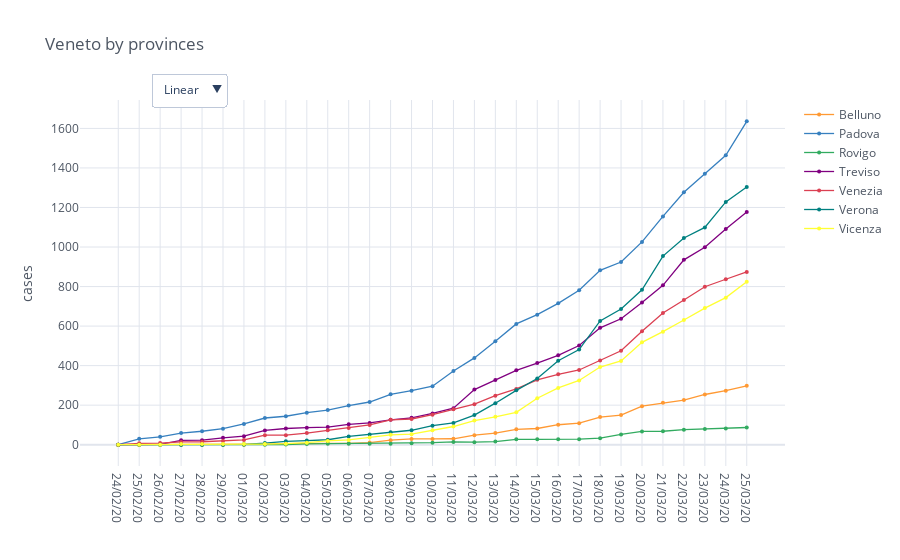

The notebook cell this image was saved under:
### Code cell
provinces_of_region = io.italy_get_list_of_provinces_for_region('Veneto')
provinces = io.italy_load_provinces(provinces_of_region)

intensive = io.italy_provinces_filter_by_category(provinces, category)

mpl.iplot_comparative_plot(intensive, title='Veneto by provinces')

### Figure 1 — Plotly figure (JSON) as saved in the notebook; plotly's stock layout.template omitted (floating-point values rounded to 4 significant figures)
{"data": [{"line": {"color": "rgba(255, 153, 51, 1.0)", "dash": "solid", "shape": "linear", "width": 1.3}, "marker": {"size": 4, "symbol": "circle"}, "mode": "lines+markers", "name": "Belluno", "text": "", "type": "scatter", "x": ["24/02/20", "25/02/20", "26/02/20", "27/02/20", "28/02/20", "29/02/20", "01/03/20", "02/03/20", "03/03/20", "04/03/20", "05/03/20", "06/03/20", "07/03/20", "08/03/20", "09/03/20", "10/03/20", "11/03/20", "12/03/20", "13/03/20", "14/03/20", "15/03/20", "16/03/20", "17/03/20", "18/03/20", "19/03/20", "20/03/20", "21/03/20", "22/03/20", "23/03/20", "24/03/20", "25/03/20"], "y": [0, 0, 0, 0, 0, 0, 0, 3, 5, 7, 7, 7, 11, 23, 29, 29, 30, 48, 59, 78, 82, 101, 109, 140, 150, 195, 212, 226, 254, 273, 298]}, {"line": {"color": "rgba(55, 128, 191, 1.0)", "dash": "solid", "shape": "linear", "width": 1.3}, "marker": {"size": 4, "symbol": "circle"}, "mode": "lines+markers", "name": "Padova", "text": "", "type": "scatter", "x": ["24/02/20", "25/02/20", "26/02/20", "27/02/20", "28/02/20", "29/02/20", "01/03/20", "02/03/20", "03/03/20", "04/03/20", "05/03/20", "06/03/20", "07/03/20", "08/03/20", "09/03/20", "10/03/20", "11/03/20", "12/03/20", "13/03/20", "14/03/20", "15/03/20", "16/03/20", "17/03/20", "18/03/20", "19/03/20", "20/03/20", "21/03/20", "22/03/20", "23/03/20", "24/03/20", "25/03/20"], "y": [0, 30, 40, 59, 68, 81, 105, 135, 144, 162, 175, 198, 216, 255, 273, 296, 373, 439, 523, 611, 658, 715, 781, 882, 924, 1026, 1155, 1277, 1371, 1464, 1636]}, {"line": {"color": "rgba(50, 171, 96, 1.0)", "dash": "solid", "shape": "linear", "width": 1.3}, "marker": {"size": 4, "symbol": "circle"}, "mode": "lines+markers", "name": "Rovigo", "text": "", "type": "scatter", "x": ["24/02/20", "25/02/20", "26/02/20", "27/02/20", "28/02/20", "29/02/20", "01/03/20", "02/03/20", "03/03/20", "04/03/20", "05/03/20", "06/03/20", "07/03/20", "08/03/20", "09/03/20", "10/03/20", "11/03/20", "12/03/20", "13/03/20", "14/03/20", "15/03/20", "16/03/20", "17/03/20", "18/03/20", "19/03/20", "20/03/20", "21/03/20", "22/03/20", "23/03/20", "24/03/20", "25/03/20"], "y": [0, 0, 0, 0, 0, 0, 0, 0, 1, 4, 5, 5, 5, 5, 7, 10, 14, 13, 16, 27, 27, 27, 28, 33, 52, 67, 68, 76, 80, 82, 87]}, {"line": {"color": "rgba(128, 0, 128, 1.0)", "dash": "solid", "shape": "linear", "width": 1.3}, "marker": {"size": 4, "symbol": "circle"}, "mode": "lines+markers", "name": "Treviso", "text": "", "type": "scatter", "x": ["24/02/20", "25/02/20", "26/02/20", "27/02/20", "28/02/20", "29/02/20", "01/03/20", "02/03/20", "03/03/20", "04/03/20", "05/03/20", "06/03/20", "07/03/20", "08/03/20", "09/03/20", "10/03/20", "11/03/20", "12/03/20", "13/03/20", "14/03/20", "15/03/20", "16/03/20", "17/03/20", "18/03/20", "19/03/20", "20/03/20", "21/03/20", "22/03/20", "23/03/20", "24/03/20", "25/03/20"], "y": [0, 1, 2, 22, 23, 35, 43, 72, 82, 86, 89, 103, 110, 126, 136, 158, 185, 279, 327, 376, 413, 452, 502, 591, 637, 719, 806, 935, 999, 1091, 1177]}, {"line": {"color": "rgba(219, 64, 82, 1.0)", "dash": "solid", "shape": "linear", "width": 1.3}, "marker": {"size": 4, "symbol": "circle"}, "mode": "lines+markers", "name": "Venezia", "text": "", "type": "scatter", "x": ["24/02/20", "25/02/20", "26/02/20", "27/02/20", "28/02/20", "29/02/20", "01/03/20", "02/03/20", "03/03/20", "04/03/20", "05/03/20", "06/03/20", "07/03/20", "08/03/20", "09/03/20", "10/03/20", "11/03/20", "12/03/20", "13/03/20", "14/03/20", "15/03/20", "16/03/20", "17/03/20", "18/03/20", "19/03/20", "20/03/20", "21/03/20", "22/03/20", "23/03/20", "24/03/20", "25/03/20"], "y": [0, 7, 8, 14, 15, 19, 24, 48, 48, 59, 73, 85, 100, 126, 130, 152, 179, 205, 248, 282, 328, 356, 378, 426, 475, 574, 666, 732, 799, 837, 874]}, {"line": {"color": "rgba(0, 128, 128, 1.0)", "dash": "solid", "shape": "linear", "width": 1.3}, "marker": {"size": 4, "symbol": "circle"}, "mode": "lines+markers", "name": "Verona", "text": "", "type": "scatter", "x": ["24/02/20", "25/02/20", "26/02/20", "27/02/20", "28/02/20", "29/02/20", "01/03/20", "02/03/20", "03/03/20", "04/03/20", "05/03/20", "06/03/20", "07/03/20", "08/03/20", "09/03/20", "10/03/20", "11/03/20", "12/03/20", "13/03/20", "14/03/20", "15/03/20", "16/03/20", "17/03/20", "18/03/20", "19/03/20", "20/03/20", "21/03/20", "22/03/20", "23/03/20", "24/03/20", "25/03/20"], "y": [0, 0, 0, 0, 0, 0, 2, 8, 17, 21, 25, 42, 52, 63, 73, 96, 110, 150, 210, 275, 335, 425, 481, 626, 686, 784, 954, 1046, 1099, 1228, 1304]}, {"line": {"color": "rgba(255, 255, 51, 1.0)", "dash": "solid", "shape": "linear", "width": 1.3}, "marker": {"size": 4, "symbol": "circle"}, "mode": "lines+markers", "name": "Vicenza", "text": "", "type": "scatter", "x": ["24/02/20", "25/02/20", "26/02/20", "27/02/20", "28/02/20", "29/02/20", "01/03/20", "02/03/20", "03/03/20", "04/03/20", "05/03/20", "06/03/20", "07/03/20", "08/03/20", "09/03/20", "10/03/20", "11/03/20", "12/03/20", "13/03/20", "14/03/20", "15/03/20", "16/03/20", "17/03/20", "18/03/20", "19/03/20", "20/03/20", "21/03/20", "22/03/20", "23/03/20", "24/03/20", "25/03/20"], "y": [0, 0, 0, 3, 3, 3, 3, 3, 5, 10, 19, 24, 37, 50, 53, 73, 92, 122, 141, 164, 235, 287, 325, 393, 424, 518, 572, 631, 691, 744, 824]}], "layout": {"legend": {"bgcolor": "#FFFFFF", "font": {"color": "#4D5663"}}, "paper_bgcolor": "#FFFFFF", "plot_bgcolor": "#FFFFFF", "title": {"font": {"color": "#4D5663"}, "text": "Veneto by provinces"}, "updatemenus": [{"buttons": [{"args": [{"yaxis.type": "linear"}], "label": "Linear", "method": "relayout"}, {"args": [{"yaxis.type": "log"}], "label": "Log", "method": "relayout"}], "direction": "down", "pad": {"r": 10, "t": 10}, "showactive": true, "x": 0.1, "xanchor": "left", "y": 1.1, "yanchor": "top"}], "xaxis": {"gridcolor": "#E1E5ED", "showgrid": true, "tickfont": {"color": "#4D5663"}, "title": {"font": {"color": "#4D5663"}, "text": ""}, "zerolinecolor": "#E1E5ED"}, "yaxis": {"gridcolor": "#E1E5ED", "showgrid": true, "tickfont": {"color": "#4D5663"}, "title": {"font": {"color": "#4D5663"}, "text": "cases"}, "zerolinecolor": "#E1E5ED"}}}
